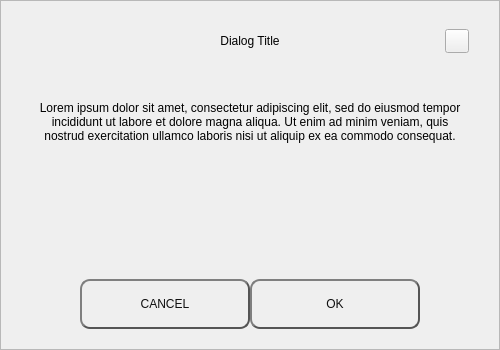
<?xml version="1.0" encoding="UTF-8"?>
<ui version="4.0">
 <class>DefaultDialog</class>
 <widget class="QWidget" name="DefaultDialog">
  <property name="geometry">
   <rect>
    <x>0</x>
    <y>0</y>
    <width>500</width>
    <height>350</height>
   </rect>
  </property>
  <property name="windowTitle">
   <string>Form</string>
  </property>
  <layout class="QVBoxLayout" name="verticalLayout_3">
   <property name="spacing">
    <number>0</number>
   </property>
   <property name="leftMargin">
    <number>0</number>
   </property>
   <property name="topMargin">
    <number>0</number>
   </property>
   <property name="rightMargin">
    <number>0</number>
   </property>
   <property name="bottomMargin">
    <number>0</number>
   </property>
   <item>
    <widget class="QFrame" name="frame">
     <property name="styleSheet">
      <string notr="true"/>
     </property>
     <property name="frameShape">
      <enum>QFrame::StyledPanel</enum>
     </property>
     <property name="frameShadow">
      <enum>QFrame::Raised</enum>
     </property>
     <layout class="QVBoxLayout" name="verticalLayout_2">
      <property name="spacing">
       <number>0</number>
      </property>
      <property name="leftMargin">
       <number>30</number>
      </property>
      <property name="topMargin">
       <number>20</number>
      </property>
      <property name="rightMargin">
       <number>30</number>
      </property>
      <property name="bottomMargin">
       <number>20</number>
      </property>
      <item>
       <layout class="QHBoxLayout" name="horizontalLayout_3">
        <property name="spacing">
         <number>0</number>
        </property>
        <item>
         <spacer name="horizontalSpacer_21">
          <property name="orientation">
           <enum>Qt::Horizontal</enum>
          </property>
          <property name="sizeHint" stdset="0">
           <size>
            <width>40</width>
            <height>20</height>
           </size>
          </property>
         </spacer>
        </item>
        <item>
         <widget class="QLabel" name="labelTitle">
          <property name="minimumSize">
           <size>
            <width>0</width>
            <height>40</height>
           </size>
          </property>
          <property name="maximumSize">
           <size>
            <width>16777215</width>
            <height>40</height>
           </size>
          </property>
          <property name="styleSheet">
           <string notr="true">padding-left:24px;</string>
          </property>
          <property name="text">
           <string notr="true">Dialog Title</string>
          </property>
          <property name="alignment">
           <set>Qt::AlignCenter</set>
          </property>
          <property name="margin">
           <number>7</number>
          </property>
         </widget>
        </item>
        <item>
         <spacer name="horizontalSpacer">
          <property name="orientation">
           <enum>Qt::Horizontal</enum>
          </property>
          <property name="sizeHint" stdset="0">
           <size>
            <width>40</width>
            <height>20</height>
           </size>
          </property>
         </spacer>
        </item>
        <item>
         <widget class="QPushButton" name="btnEsc">
          <property name="minimumSize">
           <size>
            <width>24</width>
            <height>24</height>
           </size>
          </property>
          <property name="maximumSize">
           <size>
            <width>24</width>
            <height>24</height>
           </size>
          </property>
          <property name="focusPolicy">
           <enum>Qt::NoFocus</enum>
          </property>
          <property name="text">
           <string/>
          </property>
         </widget>
        </item>
       </layout>
      </item>
      <item>
       <spacer name="verticalSpacer_2">
        <property name="orientation">
         <enum>Qt::Vertical</enum>
        </property>
        <property name="sizeType">
         <enum>QSizePolicy::Fixed</enum>
        </property>
        <property name="sizeHint" stdset="0">
         <size>
          <width>20</width>
          <height>40</height>
         </size>
        </property>
       </spacer>
      </item>
      <item>
       <widget class="QLabel" name="labelMessage">
        <property name="text">
         <string notr="true">Lorem ipsum dolor sit amet, consectetur adipiscing elit, sed do eiusmod tempor incididunt ut labore et dolore magna aliqua. Ut enim ad minim veniam, quis nostrud exercitation ullamco laboris nisi ut aliquip ex ea commodo consequat.</string>
        </property>
        <property name="alignment">
         <set>Qt::AlignCenter</set>
        </property>
        <property name="wordWrap">
         <bool>true</bool>
        </property>
       </widget>
      </item>
      <item>
       <spacer name="verticalSpacer_3">
        <property name="orientation">
         <enum>Qt::Vertical</enum>
        </property>
        <property name="sizeType">
         <enum>QSizePolicy::Expanding</enum>
        </property>
        <property name="sizeHint" stdset="0">
         <size>
          <width>20</width>
          <height>10</height>
         </size>
        </property>
       </spacer>
      </item>
      <item>
       <layout class="QHBoxLayout" name="horizontalLayout" stretch="0,3,3,0">
        <item>
         <spacer name="horizontalSpacer11">
          <property name="orientation">
           <enum>Qt::Horizontal</enum>
          </property>
          <property name="sizeHint" stdset="0">
           <size>
            <width>40</width>
            <height>20</height>
           </size>
          </property>
         </spacer>
        </item>
        <item>
         <widget class="QPushButton" name="btnCancel">
          <property name="minimumSize">
           <size>
            <width>170</width>
            <height>50</height>
           </size>
          </property>
          <property name="maximumSize">
           <size>
            <width>170</width>
            <height>16777215</height>
           </size>
          </property>
          <property name="focusPolicy">
           <enum>Qt::NoFocus</enum>
          </property>
          <property name="styleSheet">
           <string notr="true">QPushButton {
color: #0F0F0F;
border: 2px solid #555;
border-radius: 10px;
border-style: outset;
background: qradialgradient(
cx: 0.3, cy: -0.4, fx: 0.3, fy: -0.4,
radius: 1.35, stop: 0 #d1d5db, stop: 1 #d1d5db
);
padding: 5px;
}

QPushButton:hover {
background: qradialgradient(
cx: 0.3, cy: -0.4, fx: 0.3, fy: -0.4,
radius: 1.35, stop: 0 #d1d5db, stop: 1 #d1d5db
);
}</string>
          </property>
          <property name="text">
           <string>CANCEL</string>
          </property>
         </widget>
        </item>
        <item>
         <widget class="QPushButton" name="btnSave">
          <property name="minimumSize">
           <size>
            <width>170</width>
            <height>50</height>
           </size>
          </property>
          <property name="maximumSize">
           <size>
            <width>170</width>
            <height>16777215</height>
           </size>
          </property>
          <property name="focusPolicy">
           <enum>Qt::NoFocus</enum>
          </property>
          <property name="styleSheet">
           <string notr="true">QPushButton {
color: #0F0F0F;
border: 2px solid #555;
border-radius: 10px;
border-style: outset;
background: qradialgradient(
cx: 0.3, cy: -0.4, fx: 0.3, fy: -0.4,
radius: 1.35, stop: 0 #d1d5db, stop: 1 #d1d5db
);
padding: 5px;
}

QPushButton:hover {
background: qradialgradient(
cx: 0.3, cy: -0.4, fx: 0.3, fy: -0.4,
radius: 1.35, stop: 0 #d1d5db, stop: 1 #d1d5db
);
}</string>
          </property>
          <property name="text">
           <string>OK</string>
          </property>
         </widget>
        </item>
        <item>
         <spacer name="horizontalSpacer_2">
          <property name="orientation">
           <enum>Qt::Horizontal</enum>
          </property>
          <property name="sizeHint" stdset="0">
           <size>
            <width>40</width>
            <height>20</height>
           </size>
          </property>
         </spacer>
        </item>
       </layout>
      </item>
     </layout>
    </widget>
   </item>
  </layout>
 </widget>
 <resources/>
 <connections/>
</ui>
